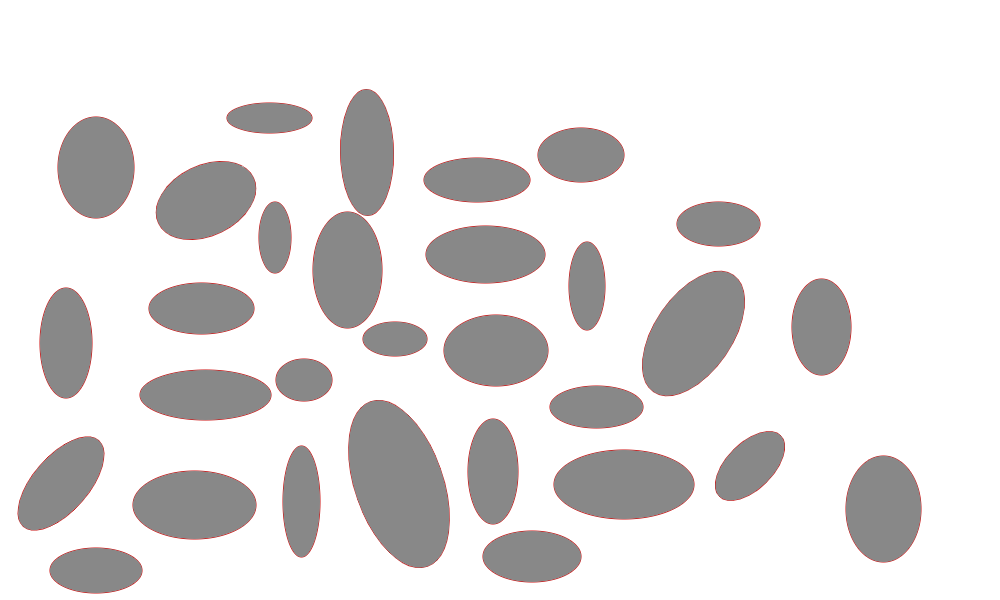
#> input picture Data/Defisiensi/19(Defisiensi).jpg, 1000 x 600 px
$ python darah.py   (Python 2 division)
#> lines starting #> are read from the running program, lines starting #| are printed output that depends on the picture; after the words box and inside, x2 and y2 are one past the last pixel; in counts of white or black regions, pixels touching at a corner belong together
import cv2
import numpy as np

##Membuat Ke GrayScale
img = cv2.imread('Data/Defisiensi/19(Defisiensi).jpg', cv2.IMREAD_GRAYSCALE)
#> img: shape (600, 1000); min 80, max 255, mean 226.2

##Melakukan Dilasi
kernel = np.ones((2,2),np.uint8)
dilation = cv2.dilate(img,kernel,iterations = 1)
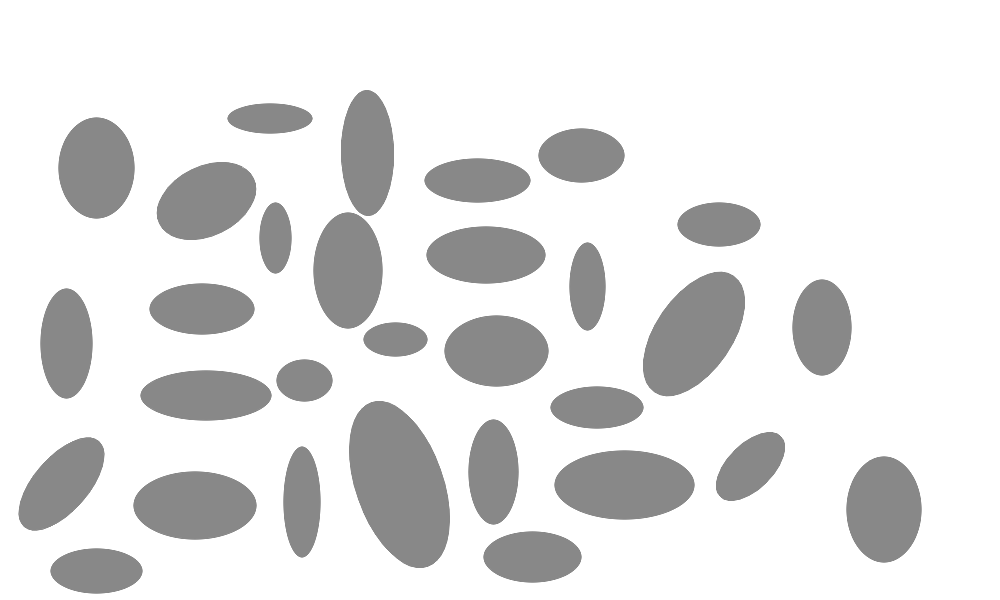
#> dilation: shape (600, 1000); min 136, max 255, mean 227.3
erosion = cv2.erode(dilation,kernel,iterations = 1)

##img = cv2.imread("darah4.jpg", cv2.IMREAD_GRAYSCALE)
_, threshold = cv2.threshold(erosion, 240, 255, cv2.THRESH_BINARY_INV)
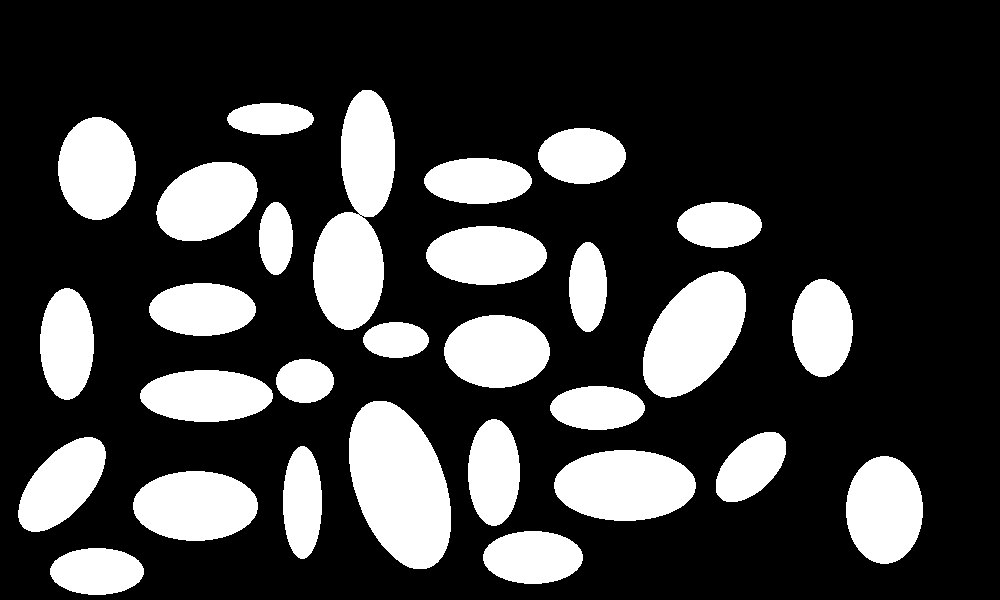
#> threshold: shape (600, 1000); 24.4% white; 29 white regions
contours, hierarchy = cv2.findContours(threshold, cv2.RETR_TREE, cv2.CHAIN_APPROX_SIMPLE)
#> contours = 31 contours, 2 with area under 20; largest, box (x1, y1, x2, y2) and area: (349, 401, 451, 569) 12218, (313, 90, 395, 330) 11804, (643, 271, 746, 398) 8686, (554, 450, 696, 521) 7752, (133, 471, 258, 541) 6721

font = cv2.FONT_HERSHEY_COMPLEX
nilai_c=1
nilai_e=1
for cnt in contours:
    approx = cv2.approxPolyDP(cnt, 0.01*cv2.arcLength(cnt, True), True)
    cv2.drawContours(erosion, [approx], 0, (0), 5)
    x = approx.ravel()[0]
    y = approx.ravel()[1]

    if 6 < len(approx) < 13:
        cv2.putText(erosion, "Pupil", (x, y), font, 1, (0))
        nilai_e=nilai_e+1
    else:
        cv2.putText(erosion, "Normal", (x, y), font, 1, (0))
        nilai_c=nilai_c+1
#> this loop made 31 passes
#> (approx, x, y) on pass 31: ([[358, 214], [359, 213], [360, 214], [359, 215]], 358, 214)
#> (x, y) on passes 1 to 6: (50, 568), (483, 554), (133, 502), (880, 456), (554, 482), (300, 446)
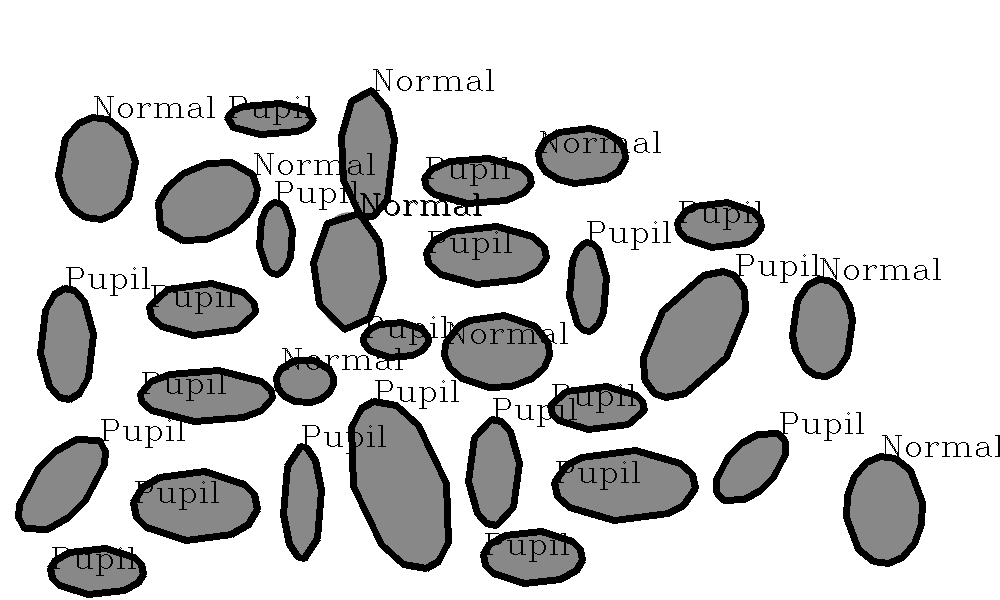
#> erosion: shape (600, 1000); min 0, max 255, mean 206.5
#> after the loop, nilai_c = 11; nilai_e = 22

cv2.imshow("shapes", img)
cv2.imshow("Threshold", erosion)
if nilai_e < nilai_c:
    print "Sel Darah Normal"
else:
    print "Sel Darah Defisiensi Besi"

print "Jumlah Shell berbentuk Pupil adalah =",nilai_e-1
#| Jumlah Shell berbentuk Pupil adalah = 21
print "Jumlah Shell berbentuk Normal adalah =",nilai_c-1
#| Jumlah Shell berbentuk Normal adalah = 10
print "Jumlah Total Sel Adalah =",nilai_c+nilai_e-2
#| Jumlah Total Sel Adalah = 31
cv2.waitKey(0)
cv2.destroyAllWindows()

$ run again, with Data/Defisiensi/1(Defisiensi).jpg copied over Data/Defisiensi/19(Defisiensi).jpg
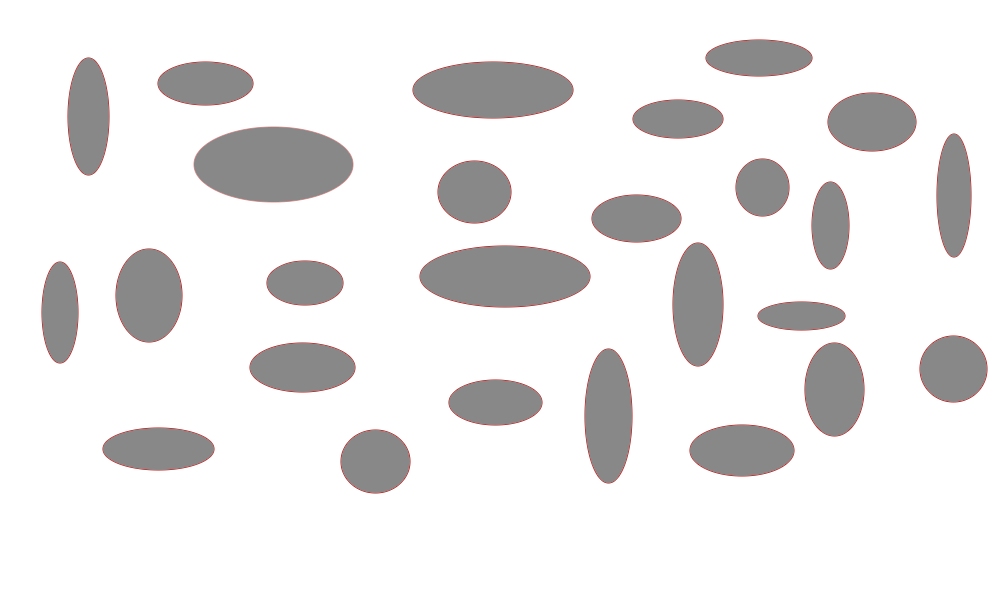
#> input picture Data/Defisiensi/1(Defisiensi).jpg, 1000 x 600 px
#> `_, threshold = cv2.threshold(erosion, 240, 255, cv2.THRESH_BINARY_INV)`:
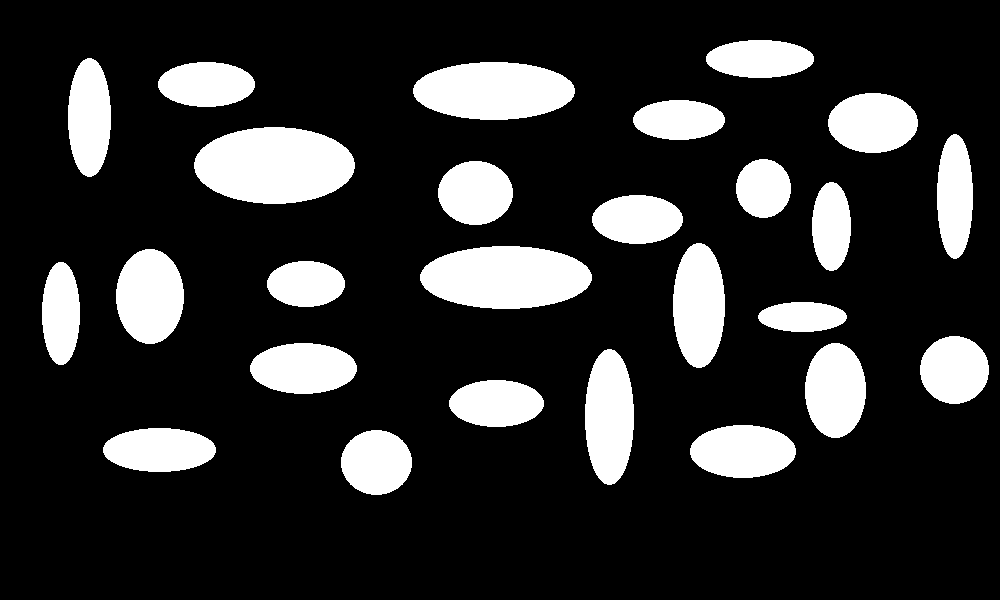
#> threshold: shape (600, 1000); 18.5% white; 26 white regions
#> contours = 26 contours; largest, box (x1, y1, x2, y2) and area: (194, 127, 355, 204) 9530, (420, 246, 592, 309) 8332, (413, 62, 575, 120) 7207, (585, 349, 634, 485) 5092, (673, 243, 725, 368) 4976
#> the loop `for cnt in contours:` made 26 passes
#> (x, y) on passes 1 to 8: (371, 430), (103, 447), (690, 448), (449, 400), (607, 349), (831, 343), (250, 365), (949, 336)
#> after the loop `for cnt in contours:`:
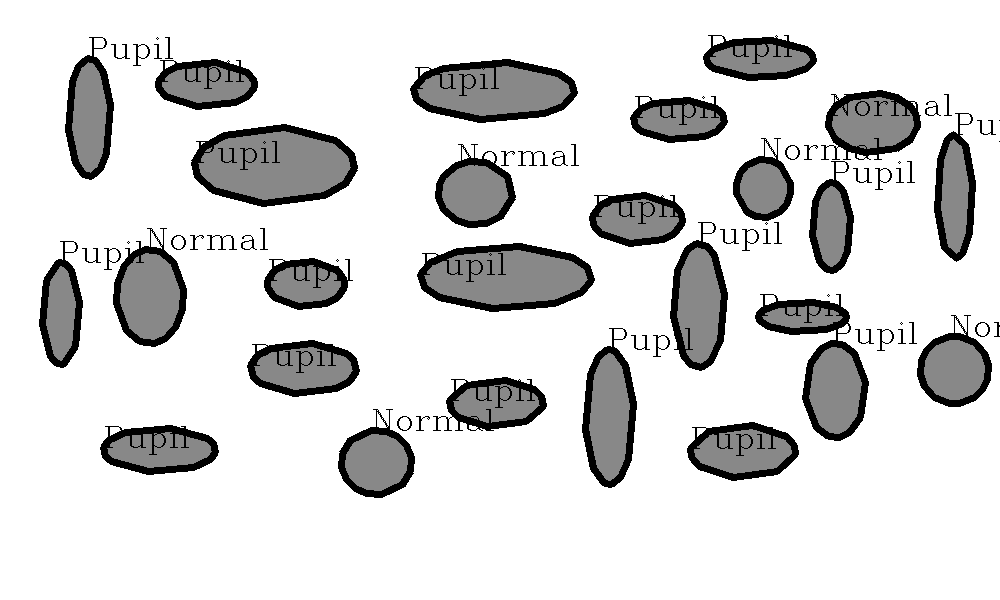
#> erosion: shape (600, 1000); min 0, max 255, mean 216.8
#> after the loop `for cnt in contours:`: nilai_c = 7; nilai_e = 21
#| Jumlah Shell berbentuk Pupil adalah = 20
#| Jumlah Shell berbentuk Normal adalah = 6
#| Jumlah Total Sel Adalah = 26

$ run again, with Data/Defisiensi/12(Defisiensi).jpg copied over Data/Defisiensi/19(Defisiensi).jpg
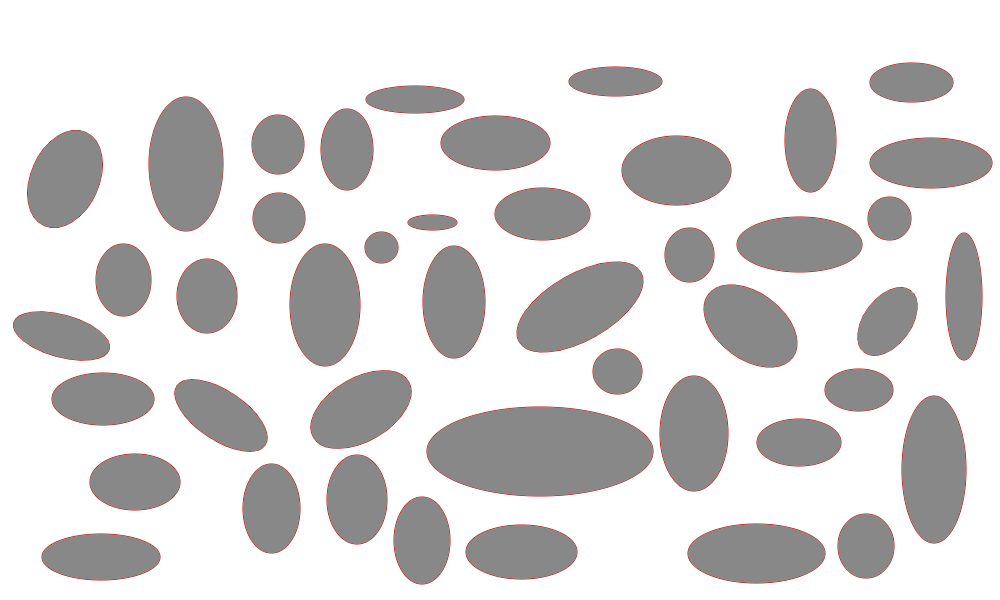
#> input picture Data/Defisiensi/12(Defisiensi).jpg, 1000 x 600 px
#> `_, threshold = cv2.threshold(erosion, 240, 255, cv2.THRESH_BINARY_INV)`:
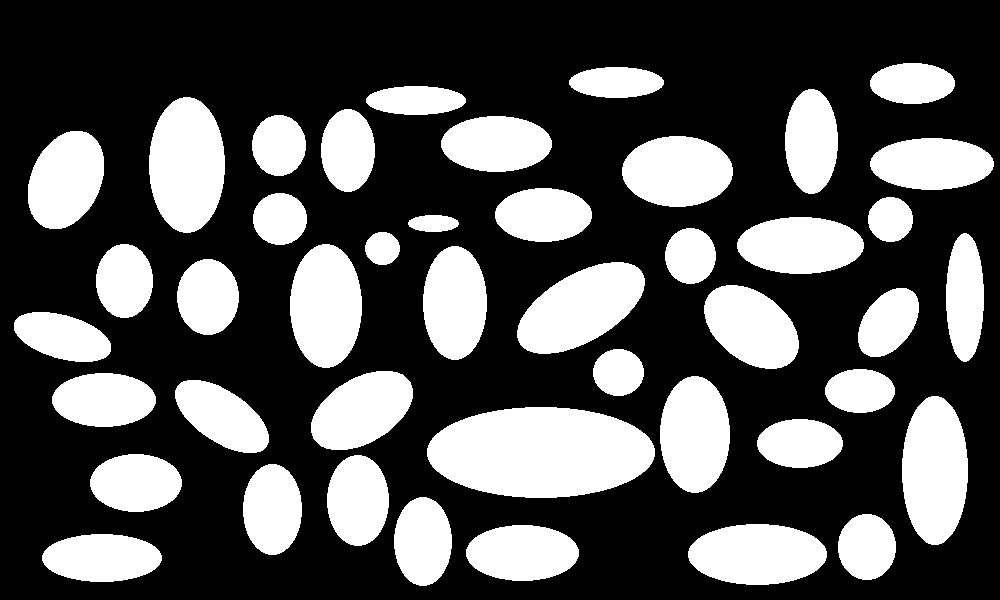
#> threshold: shape (600, 1000); 32.8% white; 44 white regions
#> contours = 44 contours; largest, box (x1, y1, x2, y2) and area: (427, 407, 655, 498) 16062, (149, 97, 225, 233) 7949, (902, 396, 968, 545) 7564, (517, 262, 645, 354) 7413, (290, 244, 362, 368) 6857
#> the loop `for cnt in contours:` made 44 passes
#> (x, y) on passes 1 to 8: (42, 555), (466, 549), (688, 551), (862, 514), (419, 497), (268, 464), (354, 455), (90, 479)
#> after the loop `for cnt in contours:`:
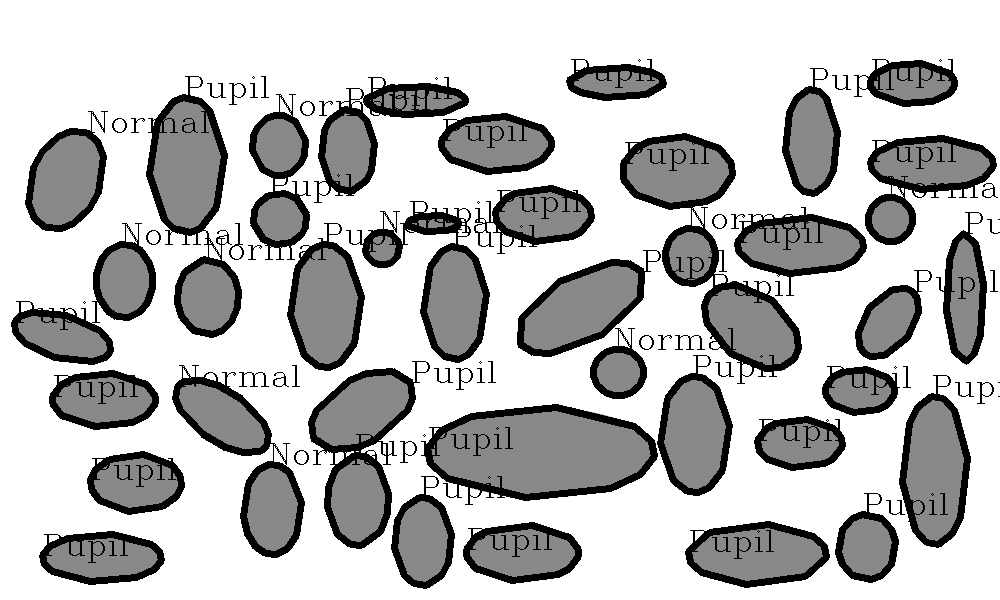
#> erosion: shape (600, 1000); min 0, max 255, mean 189.5
#> after the loop `for cnt in contours:`: nilai_c = 11; nilai_e = 35
#| Jumlah Shell berbentuk Pupil adalah = 34
#| Jumlah Shell berbentuk Normal adalah = 10
#| Jumlah Total Sel Adalah = 44

$ run again, with Data/Defisiensi/13(Defisiensi).jpg copied over Data/Defisiensi/19(Defisiensi).jpg
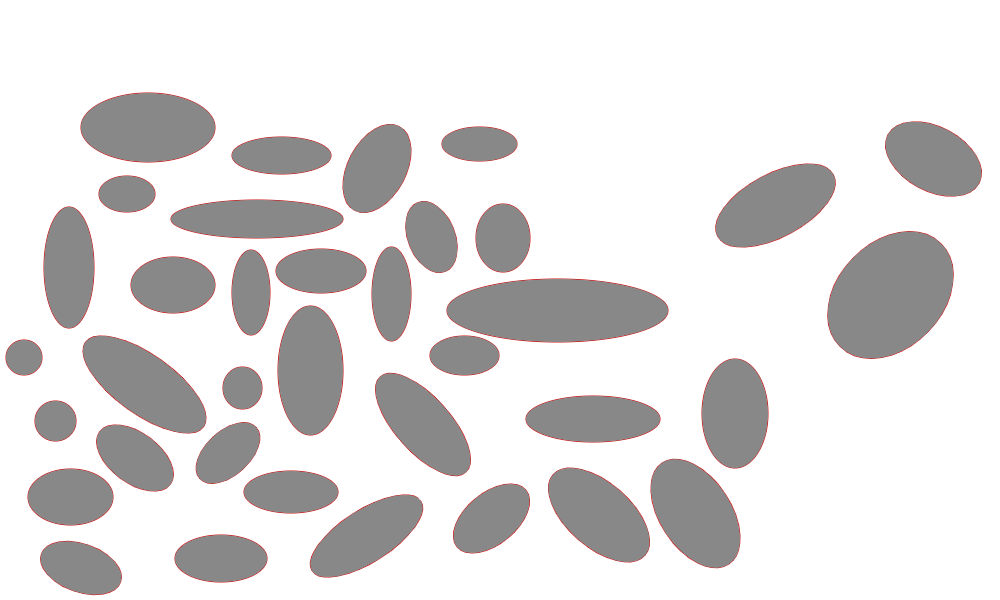
#> input picture Data/Defisiensi/13(Defisiensi).jpg, 1000 x 600 px
#> `_, threshold = cv2.threshold(erosion, 240, 255, cv2.THRESH_BINARY_INV)`:
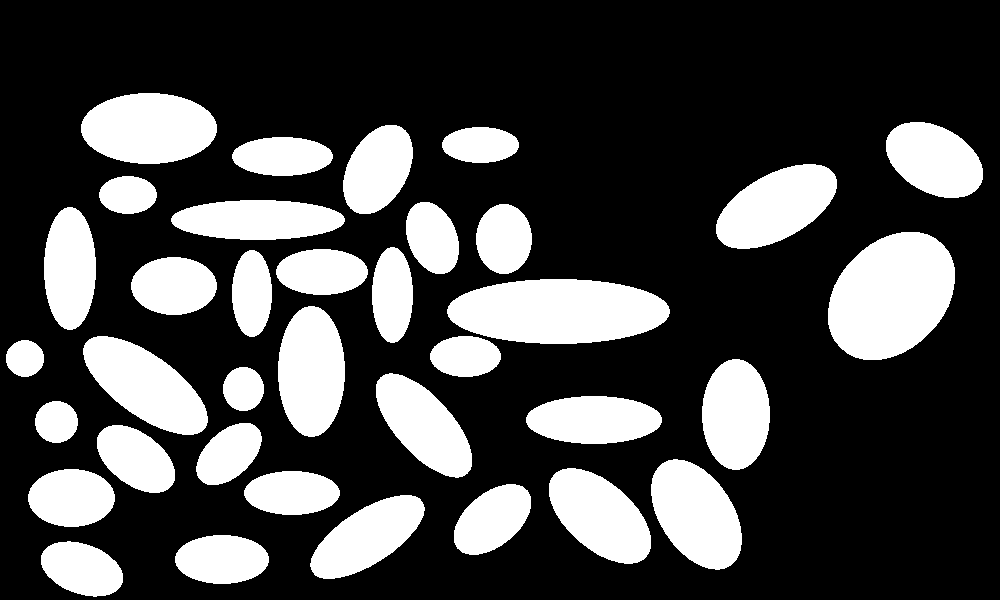
#> threshold: shape (600, 1000); 27.5% white; 36 white regions
#> contours = 36 contours; largest, box (x1, y1, x2, y2) and area: (828, 232, 955, 360) 12062, (447, 279, 670, 344) 11175, (81, 93, 217, 164) 7426, (651, 459, 742, 570) 6898, (83, 336, 208, 435) 6889
#> the loop `for cnt in contours:` made 36 passes
#> (x, y) on passes 1 to 8: (41, 555), (175, 556), (420, 499), (527, 490), (244, 490), (30, 488), (553, 475), (662, 463)
#> after the loop `for cnt in contours:`:
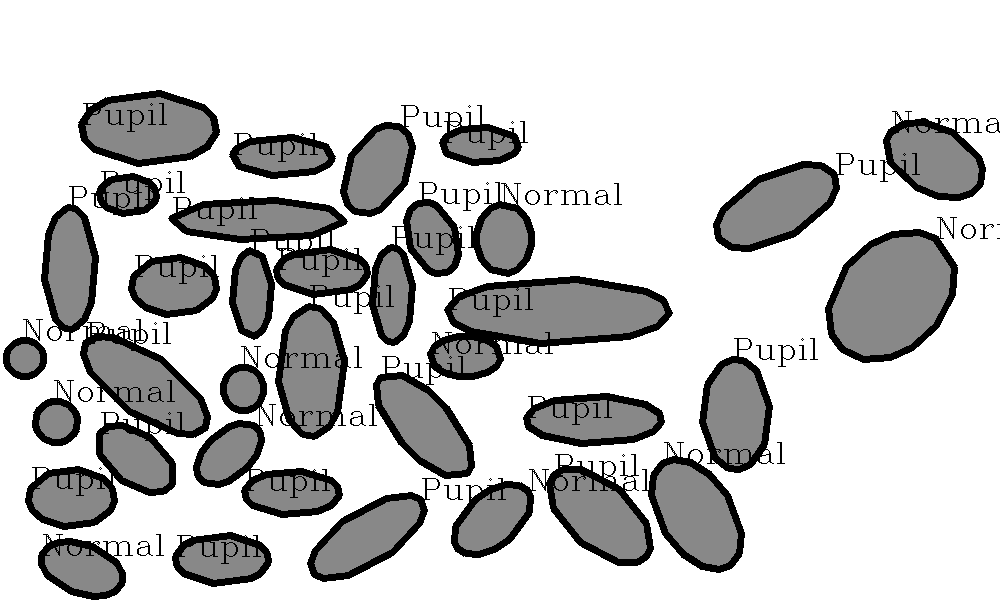
#> erosion: shape (600, 1000); min 0, max 255, mean 200
#> after the loop `for cnt in contours:`: nilai_c = 12; nilai_e = 26
#| Jumlah Shell berbentuk Pupil adalah = 25
#| Jumlah Shell berbentuk Normal adalah = 11
#| Jumlah Total Sel Adalah = 36
